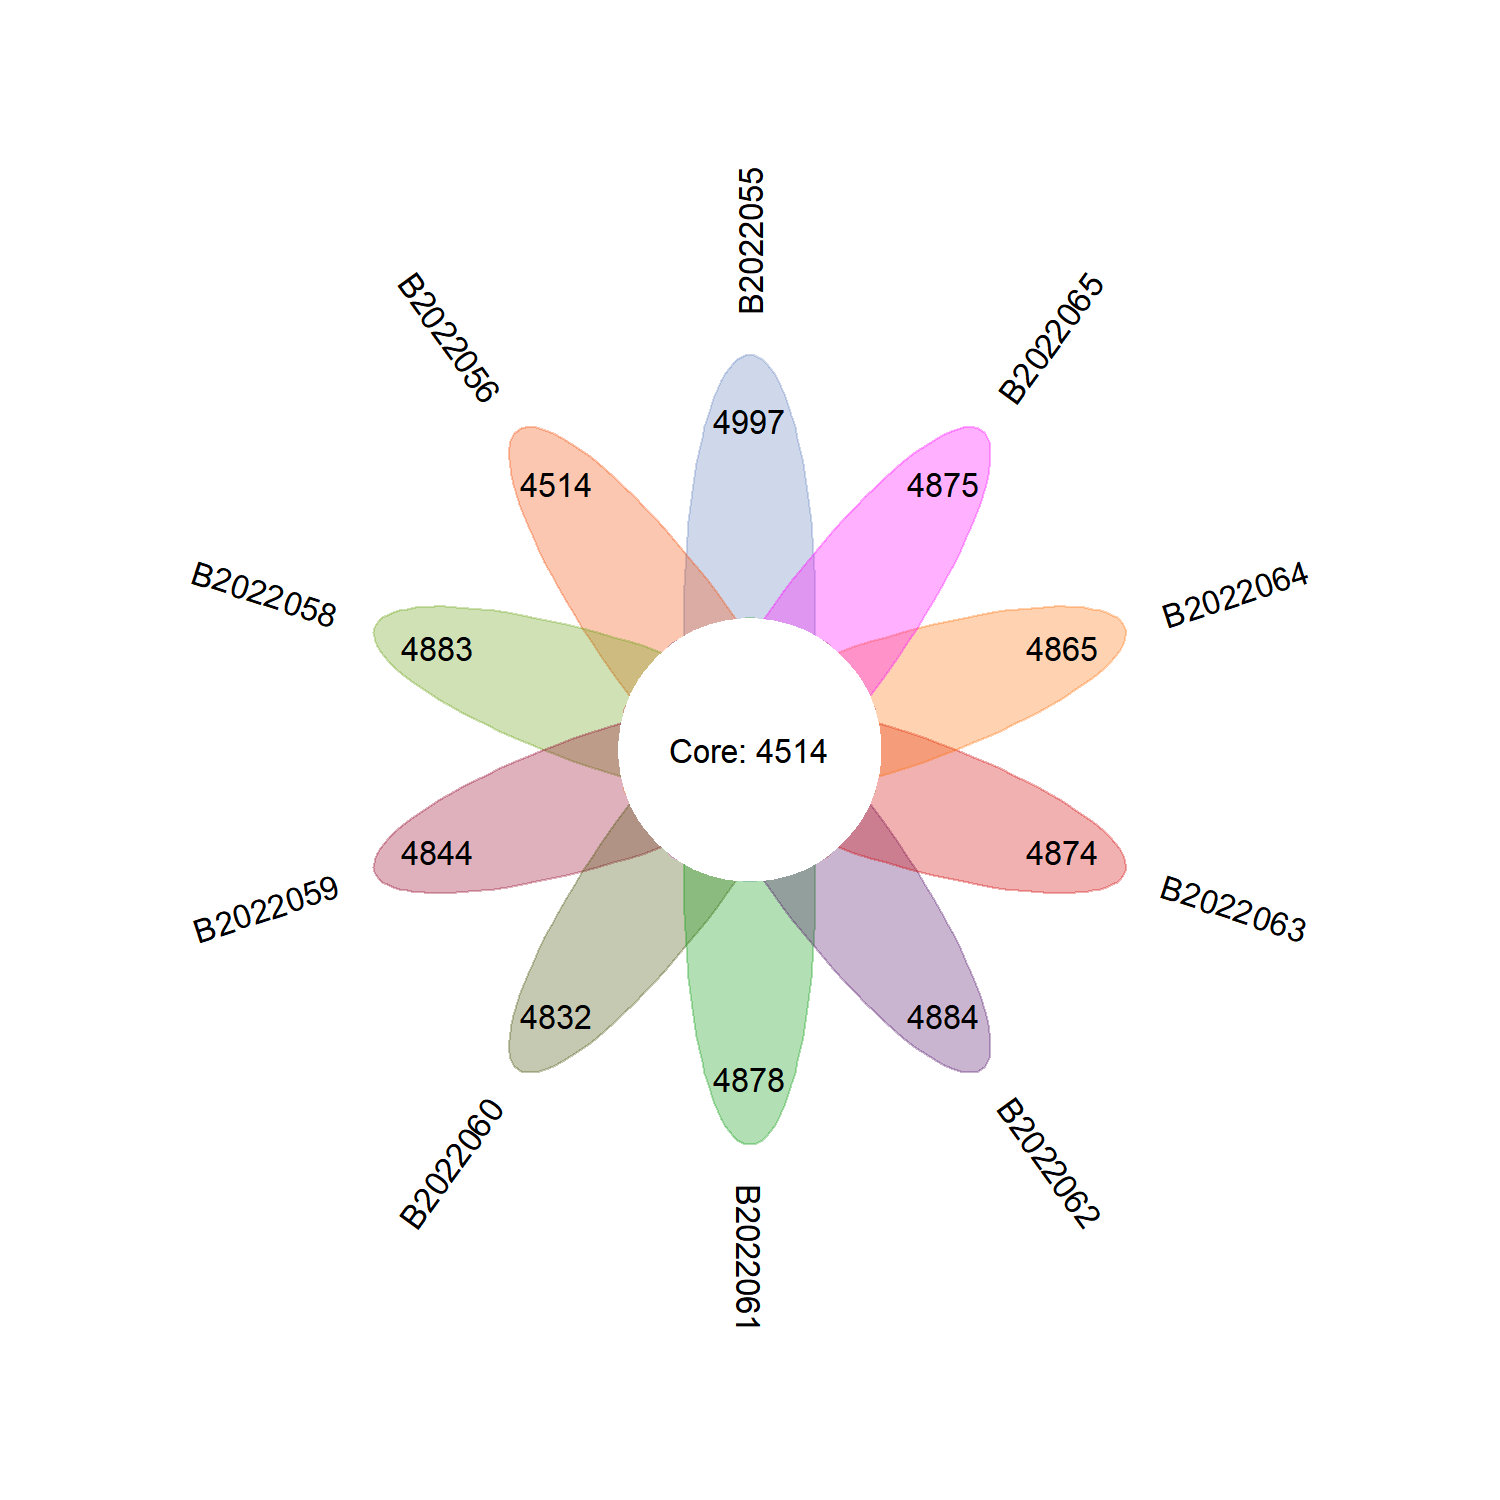

Here is the R script that generated this plot:
#### flower figure
library(plotrix)

args <- commandArgs(T)
f_data <- args[1]
f_png <- args[2]
# f_data <- "./gene_presence_absence.Rtab"
# f_png <- "flower.png"

# read in data, preprocess
df <- read.table(f_data, sep = "\t", header = 1)
df <- subset(df, select = -c(1))
list_data <- list()
for (colu in colnames(df)) {
  list_data[[colu]] <- rownames(dplyr::filter(df, !!rlang::sym(colu) != 0))
}
max_len <- max(lengths(list_data))
flower_dat <- do.call(rbind, lapply(list_data, `length<-`, max_len)) |>
  t() |>
  as.data.frame()
flower_dat[] <- lapply(flower_dat, function(x) replace(x, is.na(x), ""))

# flower_dat <- read.delim('flower.txt', header = T, sep = '\t', stringsAsFactors = F, check.names = F)
sample_id <- colnames(flower_dat)
otu_id <- unique(flower_dat[, 1])
otu_id <- otu_id[otu_id != ""]
core_otu_id <- otu_id
otu_num <- length(otu_id)
ellipse_col <- c("#6181BD4E", "#F348004E", "#64A10E4E", "#9300264E", "#464E044E", "#049a0b4E", "#4E0C664E", "#D000004E", "#FF6C004E", "#FF00FF4E", "#c7475b4E", "#00F5FF4E", "#BDA5004E", "#A5CFED4E", "#f0301c4E", "#2B8BC34E", "#FDA1004E", "#54adf54E", "#CDD7E24E", "#9295C14E")

for (i in 2:ncol(flower_dat)) {
  otu_id <- unique(flower_dat[, i])
  otu_id <- otu_id[otu_id != ""]
  core_otu_id <- intersect(core_otu_id, otu_id)
  otu_num <- c(otu_num, length(otu_id))
}
core_num <- length(core_otu_id)

# defind flower plot function (from https://www.cnblogs.com/xudongliang/p/7884667.html)
flower_plot <- function(sample, otu_num, core_otu, start, a, b, r, ellipse_col, circle_col) {
  par(bty = "n", ann = F, xaxt = "n", yaxt = "n", mar = c(1, 1, 1, 1))
  plot(c(0, 10), c(0, 10), type = "n")
  n <- length(sample)
  deg <- 360 / n
  res <- lapply(1:n, function(t) {
    draw.ellipse(
      x = 5 + cos((start + deg * (t - 1)) * pi / 180),
      y = 5 + sin((start + deg * (t - 1)) * pi / 180),
      col = ellipse_col[t],
      border = ellipse_col[t],
      a = a, b = b, angle = deg * (t - 1)
    )
    text(
      x = 5 + 2.5 * cos((start + deg * (t - 1)) * pi / 180),
      y = 5 + 2.5 * sin((start + deg * (t - 1)) * pi / 180),
      otu_num[t]
    )

    if (deg * (t - 1) < 180 && deg * (t - 1) > 0) {
      text(
        x = 5 + 3.3 * cos((start + deg * (t - 1)) * pi / 180),
        y = 5 + 3.3 * sin((start + deg * (t - 1)) * pi / 180),
        sample[t],
        srt = deg * (t - 1) - start,
        adj = 1,
        cex = 1
      )
    } else {
      text(
        x = 5 + 3.3 * cos((start + deg * (t - 1)) * pi / 180),
        y = 5 + 3.3 * sin((start + deg * (t - 1)) * pi / 180),
        sample[t],
        srt = deg * (t - 1) + start,
        adj = 0,
        cex = 1
      )
    }
  })
  draw.circle(x = 5, y = 5, r = r, col = circle_col, border = NA)
  text(x = 5, y = 5, paste("Core:", core_otu))
}

# plot flower
png(f_png, width = 1500, height = 1500, res = 200, units = "px")
flower_plot(
  sample = sample_id, otu_num = otu_num, core_otu = core_num,
  start = 90, a = 0.5, b = 2, r = 1, ellipse_col = ellipse_col, circle_col = "white"
)
dev.off()
